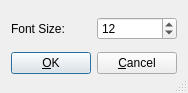
<?xml version="1.0" encoding="UTF-8"?>
<ui version="4.0">
<comment> Copyright (C) 2019 - 2021 by Pedro Mendes, Rector and Visitors of the </comment>
<comment> University of Virginia, University of Heidelberg, and University </comment>
<comment> of Connecticut School of Medicine. </comment>
<comment> All rights reserved. </comment>

<comment> Copyright (C) 2017 - 2018 by Pedro Mendes, Virginia Tech Intellectual </comment>
<comment> Properties, Inc., University of Heidelberg, and University of </comment>
<comment> of Connecticut School of Medicine. </comment>
<comment> All rights reserved. </comment>

<comment> Copyright (C) 2010 - 2016 by Pedro Mendes, Virginia Tech Intellectual </comment>
<comment> Properties, Inc., University of Heidelberg, and The University </comment>
<comment> of Manchester. </comment>
<comment> All rights reserved. </comment>

<comment> Copyright (C) 2008 - 2009 by Pedro Mendes, Virginia Tech Intellectual </comment>
<comment> Properties, Inc., EML Research, gGmbH, University of Heidelberg, </comment>
<comment> and The University of Manchester. </comment>
<comment> All rights reserved. </comment>

 <comment> All rights reserved. </comment>
 <class>FontChooser</class>
 <widget class="QDialog" name="FontChooser">
  <property name="geometry">
   <rect>
    <x>0</x>
    <y>0</y>
    <width>188</width>
    <height>93</height>
   </rect>
  </property>
  <property name="windowTitle">
   <string>FontChooser</string>
  </property>
  <property name="sizeGripEnabled">
   <bool>true</bool>
  </property>
  <layout class="QVBoxLayout" name="verticalLayout">
   <item>
    <layout class="QHBoxLayout">
     <item>
      <widget class="QLabel" name="textLabel1">
       <property name="text">
        <string>Font Size: </string>
       </property>
       <property name="wordWrap">
        <bool>false</bool>
       </property>
      </widget>
     </item>
     <item>
      <widget class="QSpinBox" name="spinBox1">
       <property name="minimum">
        <number>5</number>
       </property>
       <property name="maximum">
        <number>250</number>
       </property>
       <property name="value">
        <number>12</number>
       </property>
      </widget>
     </item>
    </layout>
   </item>
   <item>
    <layout class="QHBoxLayout">
     <item>
      <widget class="QPushButton" name="buttonOk">
       <property name="text">
        <string>&amp;OK</string>
       </property>
       <property name="shortcut">
        <string/>
       </property>
       <property name="autoDefault">
        <bool>true</bool>
       </property>
       <property name="default">
        <bool>true</bool>
       </property>
      </widget>
     </item>
     <item>
      <widget class="QPushButton" name="buttonCancel">
       <property name="text">
        <string>&amp;Cancel</string>
       </property>
       <property name="shortcut">
        <string/>
       </property>
       <property name="autoDefault">
        <bool>true</bool>
       </property>
      </widget>
     </item>
    </layout>
   </item>
  </layout>
 </widget>
 <layoutdefault spacing="6" margin="11"/>
 <resources/>
 <connections>
  <connection>
   <sender>buttonOk</sender>
   <signal>clicked()</signal>
   <receiver>FontChooser</receiver>
   <slot>accept()</slot>
   <hints>
    <hint type="sourcelabel">
     <x>20</x>
     <y>20</y>
    </hint>
    <hint type="destinationlabel">
     <x>20</x>
     <y>20</y>
    </hint>
   </hints>
  </connection>
  <connection>
   <sender>buttonCancel</sender>
   <signal>clicked()</signal>
   <receiver>FontChooser</receiver>
   <slot>reject()</slot>
   <hints>
    <hint type="sourcelabel">
     <x>20</x>
     <y>20</y>
    </hint>
    <hint type="destinationlabel">
     <x>20</x>
     <y>20</y>
    </hint>
   </hints>
  </connection>
  <connection>
   <sender>spinBox1</sender>
   <signal>valueChanged(int)</signal>
   <receiver>FontChooser</receiver>
   <slot>changeFontSize()</slot>
   <hints>
    <hint type="sourcelabel">
     <x>20</x>
     <y>20</y>
    </hint>
    <hint type="destinationlabel">
     <x>20</x>
     <y>20</y>
    </hint>
   </hints>
  </connection>
 </connections>
  <slots>
    <slot>changeFontSize()</slot>
    <slot>cancel()</slot>
  </slots>
</ui>
